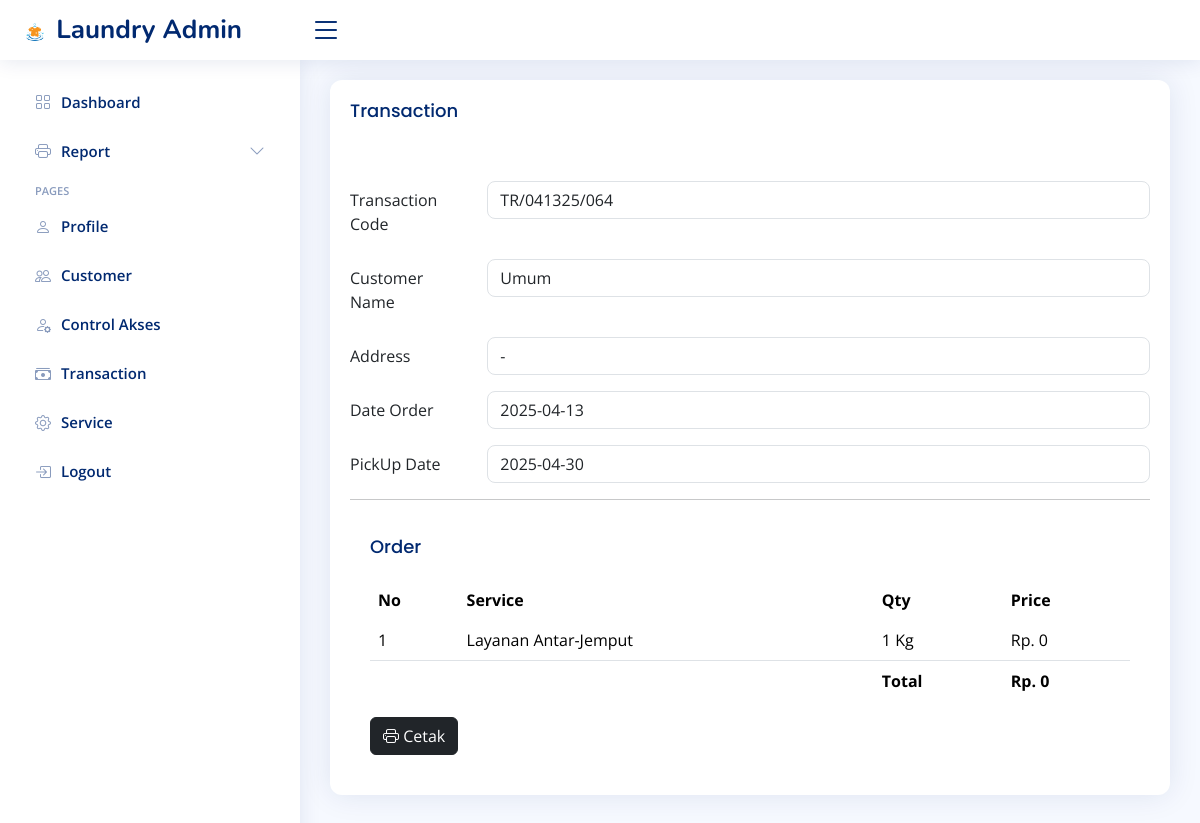
Page /dashboard.php?page=detail-order&detail=64 (signed in) on the committed database.
### tables this page shows
CREATE TABLE `order` (
  `id` int(11) NOT NULL,
  `id_customer` int(11) NOT NULL,
  `trans_code` varchar(50) NOT NULL,
  `order_date` date NOT NULL,
  `order_end_date` date NOT NULL,
  `order_status` tinyint(1) NOT NULL,
  `created_at` timestamp NOT NULL DEFAULT current_timestamp() ON UPDATE current_timestamp(),
  `updated_at` timestamp NULL DEFAULT NULL,
  `deleted_at` datetime NOT NULL,
  `order_pay` int(11) NOT NULL,
  `order_change` int(11) NOT NULL,
  `total` int(11) NOT NULL
);

CREATE TABLE `customer` (
  `id` int(11) NOT NULL,
  `customer_name` varchar(50) NOT NULL,
  `phone` varchar(13) NOT NULL,
  `address` text NOT NULL,
  `created_at` timestamp NOT NULL DEFAULT current_timestamp() ON UPDATE current_timestamp(),
  `updated_at` timestamp NULL DEFAULT NULL,
  `deleted_at` datetime NOT NULL
);

CREATE TABLE `order_detail` (
  `id` int(11) NOT NULL,
  `id_order` int(11) NOT NULL,
  `id_service` int(11) NOT NULL,
  `qty` int(11) NOT NULL,
  `subtotal` double NOT NULL,
  `notes` text NOT NULL,
  `created_at` timestamp NOT NULL DEFAULT current_timestamp() ON UPDATE current_timestamp(),
  `updated_at` timestamp NULL DEFAULT NULL
);

CREATE TABLE `services` (
  `id` int(11) NOT NULL,
  `service_name` varchar(50) NOT NULL,
  `service_price` int(10) NOT NULL,
  `service_desc` text DEFAULT NULL,
  `create_at` timestamp NOT NULL DEFAULT current_timestamp() ON UPDATE current_timestamp(),
  `update_at` timestamp NULL DEFAULT NULL
);

### content/detail-order.php (the view, shortened to what this page needs)
<?php
include('koneksi.php');
if (isset($_GET['detail'])) {
    $id = $_GET['detail'];
    $query = mysqli_query($koneksi, "SELECT `order`.*, `order`.id AS trId, customer.*, customer.id AS csId FROM `order`
    LEFT JOIN customer ON `order`.`id_customer` = customer.id
    LEFT JOIN order_detail ON `order`.id = order_detail.id_order
    WHERE `order`.id = '$id'");
    $rows = mysqli_fetch_assoc($query);
}
$qeue = mysqli_query($koneksi, "SELECT order_detail.*, order_detail.id AS trId, services.service_name FROM order_detail LEFT JOIN `order` ON `order`.id = order_detail.id_order LEFT JOIN services ON order_detail.id_service = services.id WHERE `order`.id = '$id'");
$rowsD = mysqli_fetch_all($qeue, MYSQLI_ASSOC);
?>
<div class="row">
    <div class="col-sm-12">
        <div class="card">
            <div class="card-body">
                <h5 class="card-title">Transaction</h5>
            </div>
            <div class="card-body">
                <form>
                    <div class="row mb-3 mt-3">
                        <label class="col-sm-2 col-form-label">Transaction Code</label>
                        <div class="col-sm-10">
                            <input type="text" class="form-control" value="<?php echo $rows['trans_code'] ?>" readonly>
                        </div>
                    </div>
                    <div class="row mb-3 mt-3">
                        <label class="col-sm-2 col-form-label">Customer Name</label>
                        <div class="col-sm-10">
                            <input type="text" class="form-control" value="<?php echo $rows['customer_name'] ?>"
                                readonly>
                        </div>
                    </div>
                    <div class="row mb-3 mt-3">
                        <label class="col-sm-2 col-form-label">Address</label>
                        <div class="col-sm-10">
                            <input type="text" class="form-control" value="<?php echo $rows['address'] ?>" readonly>
                        </div>
                    </div>
                    <div class="row mb-3 mt-3">
                        <label class="col-sm-2 col-form-label">Date Order</label>
                        <div class="col-sm-10">
                            <input type="text" class="form-control" value="<?php echo $rows['order_date'] ?>" readonly>
                        </div>
                    </div>
                    <div class="row mb-3 mt-3">
                        <label class="col-sm-2 col-form-label">PickUp Date</label>
                        <div class="col-sm-10">
                            <input type="text" class="form-control" value="<?php echo $rows['order_end_date'] ?>"
                                readonly>
                        </div>
                    </div>
                </form>
                <hr>
                <div class="card-body">
                    <h5 class="card-title">Order</h5>
                    <table class="table table-borderless">
                        <thead>
                            <tr>
                                <th scope="col">No</th>
                                <th scope="col">Service</th>
                                <th scope="col">Qty</th>
                                <th scope="col">Price</th>
                            </tr>
                        </thead>
                        <tbody>
                            <?php $no = 1;
                        foreach ($rowsD as $row): ?>
                            <tr>
                                <td scope="row"><?= $no++?></td>
                                <td><?= $row['service_name'] ?></td>
                                <td><?= $row['qty'] ?> Kg</td>
                                <td>Rp. <?= $row['subtotal'] ?></td>
                            </tr>
                            <?php endforeach ?>
                        </tbody>
                        <tfoot class="border-top">
                            <tr>
                                <th scope="col"></th>
                                <th scope="col"></th>
                                <th scope="col">Total</th>
                                <th scope="col"> Rp. <?= $rows['total'] ?></th>
                            </tr>
                        </tfoot>
                    </table>
                    <a href="/Point-Of-Sale_Laundry/content/cetak.php?detail=<?= $rows['trId']; ?>" class="btn btn-dark"
                        target="_blank">
                        <i class="bi bi-printer"></i> Cetak
                    </a>
                </div>
            </div>
        </div>
    </div>
</div>

### assets/css/style.css (style rules this page uses)
:root { scroll-behavior: smooth; }
body { font-family: "Open Sans", sans-serif; background: #f6f9ff; color: #444444; }
a { color: #4154f1; text-decoration: none; }
h1, h2, h3, h4, h5, h6 { font-family: "Nunito", sans-serif; }
.card { margin-bottom: 30px; border: none; border-radius: 5px; box-shadow: 0px 0 30px rgba(1, 41, 112, 0.1); }
.card-title { padding: 20px 0 15px 0; font-size: 18px; font-weight: 500; color: #012970; font-family: "Poppins", sans-serif; }
.card-body { padding: 0 20px 20px 20px; }

### assets/css/custom.css (style rules this page uses)
.card { border-radius: 0.75rem; }
.input-group-text, .form-control { border-radius: 0.5rem; }

### rows in the picture
order: trans_code "TR/041325/064", id_customer.customer_name "Umum", id_customer.address "-", order_date "2025-04-13", order_end_date "2025-04-30", total "0"
order_detail: id_service.service_name "Layanan Antar-Jemput", qty "1", subtotal "0"
